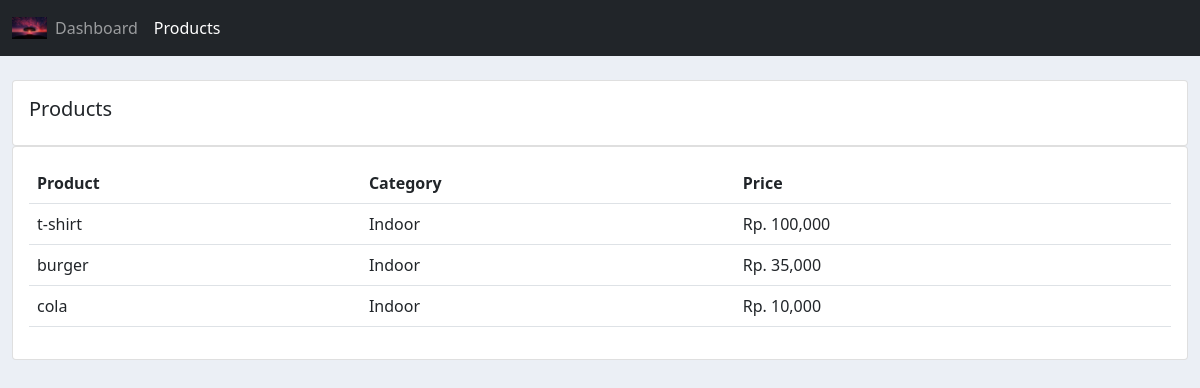
Screenshot of /products/ with the database file from the repository.
### data/models.py (models this page shows, shortened)
class Product(models.Model):
    CATEGORY=(
        ('Indoor', 'Indoor'),
        ('Out Door', 'Out Door'),
    )
    name = models.CharField(max_length=200, blank=True, null=True)
    price = models.IntegerField(blank=True, null=True)
    category = models.CharField(max_length=200, blank=True, null=True, choices=CATEGORY)
    description = models.CharField(max_length=200, blank=True, null=True)
    date_created = models.DateTimeField(auto_now_add = True, null = True)
    tag = models.ManyToManyField(Tag)
    class Meta:
        verbose_name_plural = "Product"

### data/views.py (the view)
# urls.py: path('products/',views.products, name="products" ),
def products(request):
    list_product = Product.objects.all()
    context ={
        'judul' : 'Halaman Broduk',
        'menu' : 'produk',
        'product':list_product,
    }
    return render(request, 'data/products.html', context)

### data/templates/data/products.html
{% extends "data/main.html" %}
{% load humanize %}
{% block content%}
<br>
<div class="container-fluid">
    <div class="row">
        <div class="col-md">
            <div class="card card-body">
                <h5>Products</h5>
            </div>
            <div class="card card-body">
                <table class="table">
                    <tr>
                        <th>Product</th>
                        <th>Category</th>
                        <th>Price</th>
                    </tr>
                    {% for dataproduct in product %}
                    <tr>
                        <td>{{ dataproduct.name }}</td>
                        <td>{{ dataproduct.category }}</td>
                        <td>Rp. {{ dataproduct.price|intcomma }}</td>
                    </tr>
                    {% endfor %}
                </table>
            </div>
        </div>
    </div>
</div>
{% endblock %}

### static/css/main.css (style rules this page uses)
body { background-color: #ebeff5; }

### rows the page displays
Product: name "t-shirt", category "Indoor", price "100,000"
Product: name "burger", category "Indoor", price "35,000"
Product: name "cola", category "Indoor", price "10,000"
